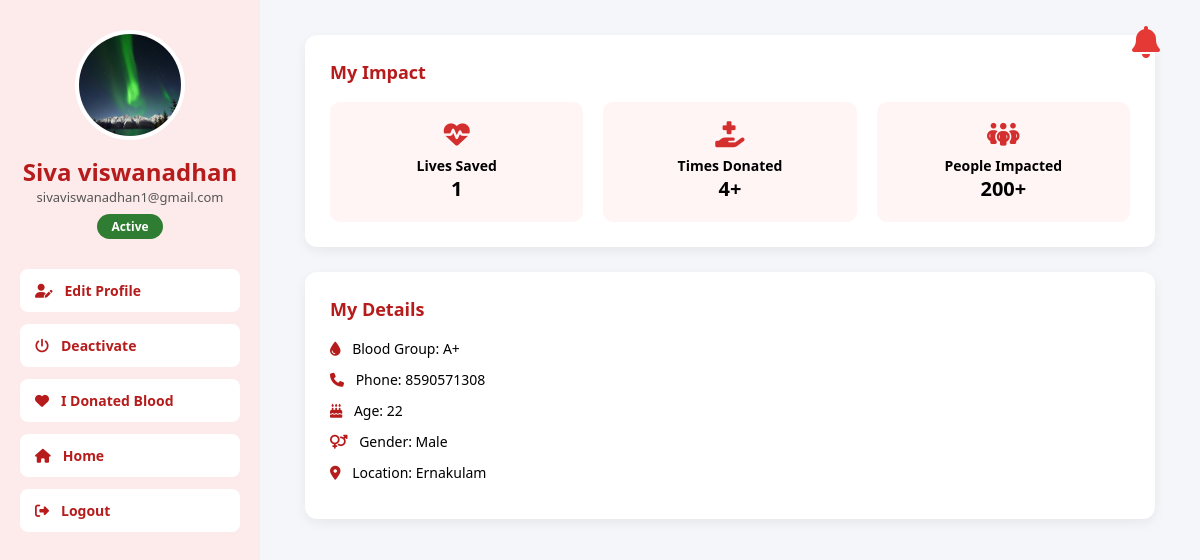
The page /health_service_portal/donor_profile/ (signed in) on the database its author committed.
### webapp/models.py (models this page shows, shortened)
class DonorRegistrationDb(models.Model):
    Name = models.CharField(max_length=100, null=True, blank=True)
    Email = models.EmailField(unique=True, null=True, blank=True)
    phone = models.CharField(max_length=15, null=True, blank=True)
    BloodGroup = models.CharField(max_length=10, null=True, blank=True)
    Location = models.CharField(max_length=200, null=True, blank=True)
    Password = models.CharField(max_length=100, null=True, blank=True)
    Confirm_password = models.CharField(max_length=100, null=True, blank=True)
    Age = models.IntegerField(null=True, blank=True)
    Gender = models.CharField(max_length=10, null=True, blank=True)
    Image = models.ImageField(upload_to='donor_images/', null=True, blank=True)
    is_active = models.BooleanField(default=True)
    system_inactive = models.BooleanField(default=False)
    last_donation_date = models.DateField(null=True, blank=True)
    life_saved = models.PositiveIntegerField(default=0)#to store life saved count

### webapp/views.py (the view)
# urls.py: path('donor_profile/',views.donor_profile,name="donor_profile"),
def donor_profile(request):
    donor_id = request.session.get('donor_id')
    if not donor_id:
        return redirect('donor_login_page')  # Ensure donor is logged in
    donor = DonorRegistrationDb.objects.get(id=donor_id)
    if donor.last_donation_date:
        cooldown_end = donor.last_donation_date + timedelta(days=COOLDOWN_DAYS)
        if date.today() < cooldown_end:
            donor.system_inactive = True
            donor.is_active = False  # enforce inactive
            days_left = (cooldown_end - date.today()).days
        else:
            donor.system_inactive = False
            days_left = 0
    else:
        donor.system_inactive = False
        days_left = 0
    donor.save()
    return render(request, 'Donor_profile.html', {
        'donor': donor,
        'days_left': days_left,
    })

### webapp/templates/Donor_profile.html (shortened to what this page needs)
{% load static %}
<!DOCTYPE html>
<html lang="en">
<head>
    <link rel="stylesheet" href="https://cdnjs.cloudflare.com/ajax/libs/font-awesome/6.5.0/css/all.min.css">
    <link rel="stylesheet" href="{% static 'web/assets/css/Donor_profile.css' %}">
</head>
<body>
<div class="dashboard-wrapper">
    <aside class="sidebar">
        {% if donor.Image %}
            <img src="{{ donor.Image.url }}" class="profile-img">
        {% else %}
            <img src="{% static 'images/default-avatar.png' %}" class="profile-img">
        {% endif %}
        <h2 class="profile-name">{{ donor.Name }}</h2>
        <p class="profile-email">{{ donor.Email }}</p>
        <span class="status-badge {% if donor.is_active %}active-badge{% else %}inactive-badge{% endif %}">
            {{ donor.is_active|yesno:"Active,Inactive" }}
        </span>
        <nav class="sidebar-menu">
            <a href="{% url 'edit_donor_profile' donor.id %}">
                <i class="fa-solid fa-user-pen"></i> Edit Profile
            </a>
            <form method="POST" action="{% url 'toggle_donor_status' %}">
                <button type="submit">
                    <i class="fa-solid fa-power-off"></i>
                    {{ donor.is_active|yesno:"Deactivate,Activate" }}
                </button>
            </form>
            <form method="POST" action="{% url 'mark_donated' %}">
                <button type="submit">
                    <i class="fa-solid fa-heart"></i> I Donated Blood
                </button>
            </form>
            <a href="{% url 'Home' %}">
                <i class="fa-solid fa-house"></i> Home
            </a>
            <a href="{% url 'donor_logout' %}">
                <i class="fa-solid fa-right-from-bracket"></i> Logout
            </a>
        </nav>
    </aside>
    <main class="main-content">
        <div class="notification-wrapper">
            <a href="{% url 'donor_notifications' %}" class="notification-bell">
                <i class="fa-solid fa-bell"></i>
            </a>
        </div>
        <section class="card">
            <h3 class="card-title">My Impact</h3>
            <div class="impact-grid">
                <div class="impact-box">
                    <i class="fa-solid fa-heart-pulse"></i>
                    <h4>Lives Saved</h4>
                    <p>{{ donor.life_saved }}</p>
                </div>
                <div class="impact-box">
                    <i class="fa-solid fa-hand-holding-medical"></i>
                    <h4>Times Donated</h4>
                    <p>4+</p>
                </div>
                <div class="impact-box">
                    <i class="fa-solid fa-people-group"></i>
                    <h4>People Impacted</h4>
                    <p>200+</p>
                </div>
            </div>
        </section>
        <section class="card">
            <h3 class="card-title">My Details</h3>
            <div class="detail-item"><i class="fa-solid fa-droplet"></i> Blood Group: {{ donor.BloodGroup }}</div>
            <div class="detail-item"><i class="fa-solid fa-phone"></i> Phone: {{ donor.phone }}</div>
            <div class="detail-item"><i class="fa-solid fa-cake-candles"></i> Age: {{ donor.Age }}</div>
            <div class="detail-item"><i class="fa-solid fa-venus-mars"></i> Gender: {{ donor.Gender }}</div>
            <div class="detail-item"><i class="fa-solid fa-location-dot"></i> Location: {{ donor.Location }}</div>
        </section>
    </main>
</div>
</body>
</html>

### webapp/static/web/assets/css/donor_profile.css (style rules this page uses)
* { margin: 0; padding: 0; box-sizing: border-box; font-family: "Segoe UI", sans-serif; }
body { background: #f4f6f9; }
.dashboard-wrapper { display: flex; min-height: 100vh; }
.sidebar { width: 260px; background: #fdeaea; padding: 30px 20px; display: flex; flex-direction: column; align-items: center; }
.profile-img { width: 110px; height: 110px; border-radius: 50%; object-fit: cover; border: 4px solid #fff; }
.profile-name { margin-top: 15px; color: #b71c1c; }
.profile-email { font-size: 13px; color: #555; margin-bottom: 8px; }
.status-badge { padding: 4px 14px; border-radius: 20px; color: #fff; font-size: 12px; font-weight: 600; }
.active-badge { background: #2e7d32; }
.sidebar-menu { width: 100%; margin-top: 30px; }
.sidebar-menu a, .sidebar-menu button { width: 100%; display: flex; align-items: center; gap: 12px; padding: 12px 15px; margin-bottom: 12px; background: #fff; border-radius: 8px; border: none; font-size: 14px; font-weight: 600; color: #b71c1c; cursor: pointer; text-decoration: none; transition: 0.3s; }
.main-content { flex: 1; padding: 35px 45px; position: relative; overflow: visible; }
.notification-wrapper { position: absolute; top: 20px; right: 40px; z-index: 9999; }
.notification-bell { position: relative; font-size: 32px; color: #e53935; cursor: pointer; transition: transform 0.2s, color 0.2s; }
.notification-bell i { pointer-events: none; }
.card { background: #fff; border-radius: 12px; padding: 25px; margin-bottom: 25px; box-shadow: 0 4px 12px rgba(0,0,0,0.06); }
.card-title { font-size: 18px; color: #b71c1c; margin-bottom: 18px; }
.impact-grid { display: grid; grid-template-columns: repeat(auto-fit, minmax(180px, 1fr)); gap: 20px; }
.impact-box { background: #fff5f5; padding: 20px; border-radius: 10px; text-align: center; }
.impact-box i { font-size: 26px; color: #d32f2f; margin-bottom: 8px; }
.impact-box h4 { font-size: 14px; }
.impact-box p { font-size: 20px; font-weight: 700; }
.detail-item { margin-bottom: 12px; font-size: 14px; }
.detail-item i { color: #b71c1c; margin-right: 8px; }

### rows shown on the page
DonorRegistrationDb: Image (picture), Name "Siva viswanadhan", Email "sivaviswanadhan1@gmail.com", is_active "Active", is_active "Deactivate", life_saved "1", BloodGroup "A+", phone "8590571308", Age "22", Gender "Male", Location "Ernakulam"
